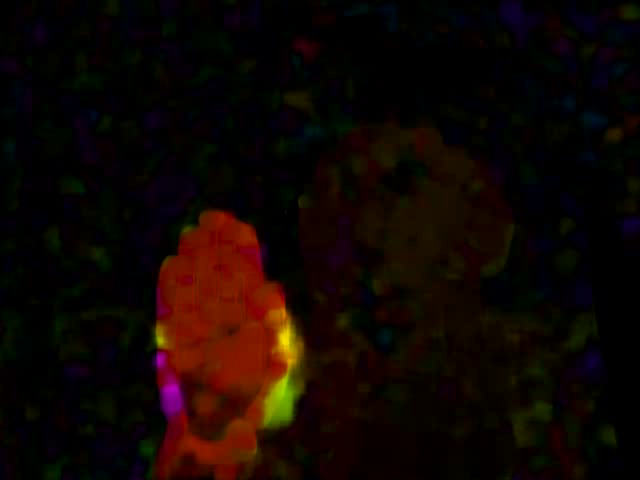
#> input picture frame 12 of Udemy/Python_CV_OpenCV&DL_JosePortilla/ObjectTracking/Tracking.mp4, 640 x 480 px, given in place of the camera
$ python OpticalFlow_2.py
#> lines starting #> are read from the running program, lines starting #| are printed output that depends on the picture
# -*- coding: utf-8 -*-
"""
Created on Fri Jan 25 21:55:19 2019

@author: Sagar
"""

import cv2
import numpy as np

# Capture the frame
cap = cv2.VideoCapture(0)
width = int(cap.get(cv2.CAP_PROP_FRAME_WIDTH))
height = int(cap.get(cv2.CAP_PROP_FRAME_HEIGHT))
count = int(cap.get(cv2.CAP_PROP_FRAME_COUNT))

ret, frame1 = cap.read()
#> frame1 is the input picture: shape (480, 640, 3); mean B, G, R 2.5, 6.1, 17

# Get gray scale image of first frame and make a mask in HSV color
prvsImg = cv2.cvtColor(frame1,cv2.COLOR_BGR2GRAY)
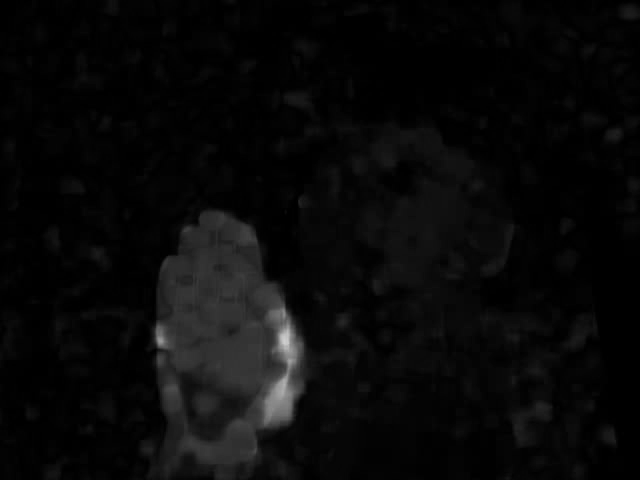
#> prvsImg: shape (480, 640); min 0, max 207, mean 9

hsv_mask = np.zeros_like(frame1)
hsv_mask[:,:,1] = 255

writer = cv2.VideoWriter('Tracking.mp4',cv2.VideoWriter_fourcc(*'DIVX'),20,(width,height))


while True:
    ret, frame2 = cap.read()
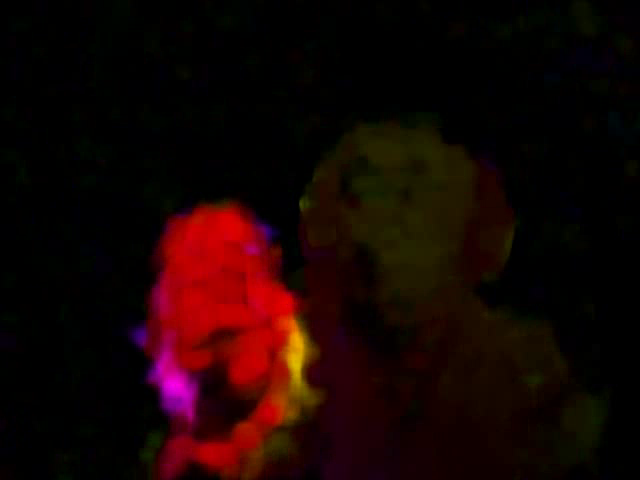
#> input picture frame 13 of Udemy/Python_CV_OpenCV&DL_JosePortilla/ObjectTracking/Tracking.mp4, 640 x 480 px, given in place of the camera
#> frame2 is the input picture: shape (480, 640, 3); mean B, G, R 2.4, 4.3, 23.6
    nextImg = cv2.cvtColor(frame2,cv2.COLOR_BGR2GRAY)
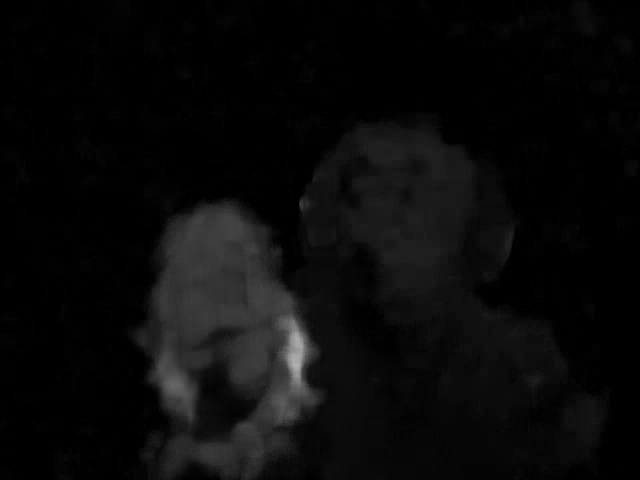
#> nextImg: shape (480, 640); min 0, max 176, mean 9.8

    # Check out the markdown text above for a break down of these paramters, most of these are just suggested defaults
    flow = cv2.calcOpticalFlowFarneback(prvsImg,nextImg, None, 0.5, 3, 15, 3, 5, 1.2, 0)


    # Color the channels based on the angle of travel
    # Pay close attention to your video, the path of the direction of flow will determine color!
    mag, ang = cv2.cartToPolar(flow[:,:,0], flow[:,:,1],angleInDegrees=True)
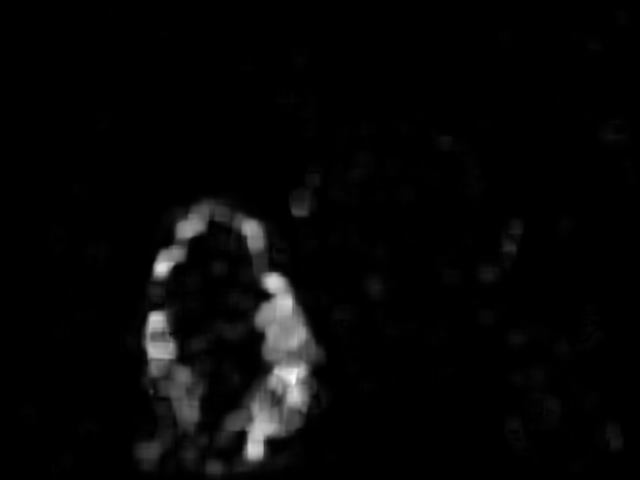
#> mag: shape (480, 640) float32; min 0, max 20.01, mean 0.6; drawn with min black and max white
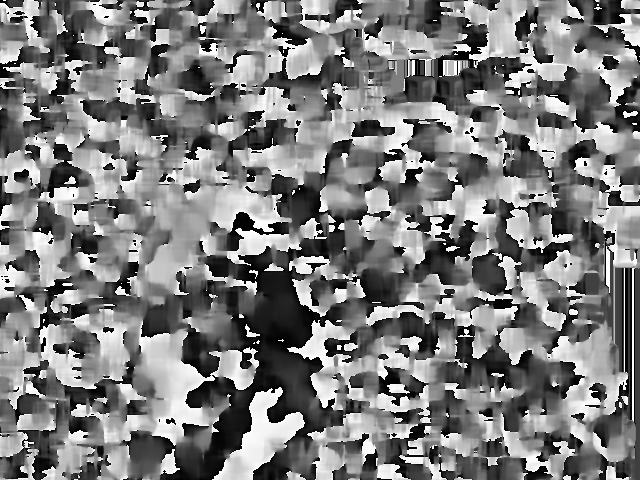
#> ang: shape (480, 640) float32; min 0, max 360, mean 176.8; drawn with min black and max white
    hsv_mask[:,:,0] = ang/2
    hsv_mask[:,:,2] = cv2.normalize(mag,None,0,255,cv2.NORM_MINMAX)
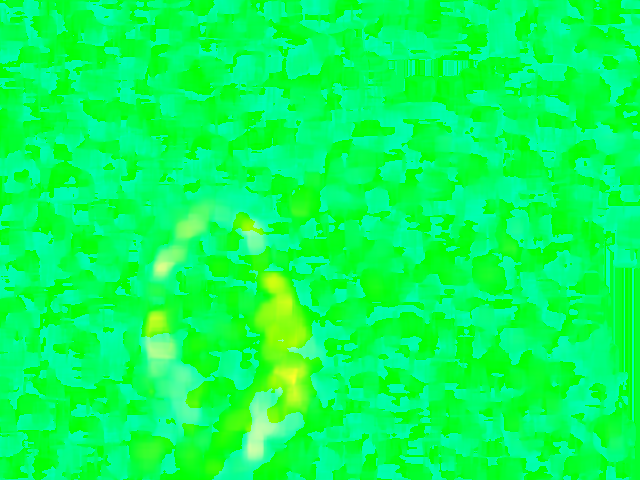
#> hsv_mask: shape (480, 640, 3); mean of channels 0, 1, 2 87.9, 255, 6.8; drawn as B, G, R

    # Convert back to BGR to show with imshow from cv
    bgr = cv2.cvtColor(hsv_mask,cv2.COLOR_HSV2BGR)
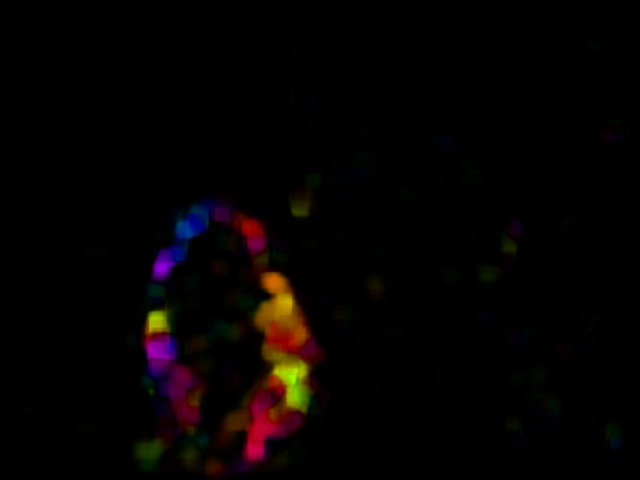
#> bgr: shape (480, 640, 3); mean B, G, R 1.9, 2.5, 5.5
    writer.write(bgr)
    cv2.imshow('frame2',bgr)

    k = cv2.waitKey(30) & 0xff
#> (key Esc is pressed here)
    if k == 27:
        break


    # Set the Previous image as the next iamge for the loop
    prvsImg = nextImg


cap.release()
writer.release()
cv2.destroyAllWindows()

$ run again, starting later in the video
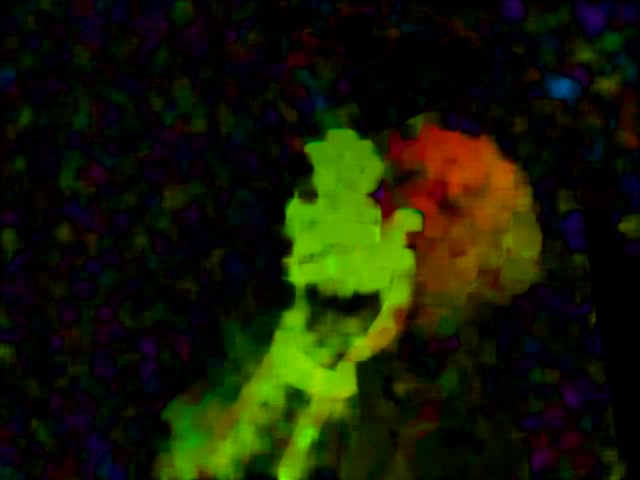
#> input picture frame 54 of Udemy/Python_CV_OpenCV&DL_JosePortilla/ObjectTracking/Tracking.mp4, 640 x 480 px, given in place of the camera
#> frame1 is the input picture: shape (480, 640, 3); mean B, G, R 3.9, 27.4, 22.2
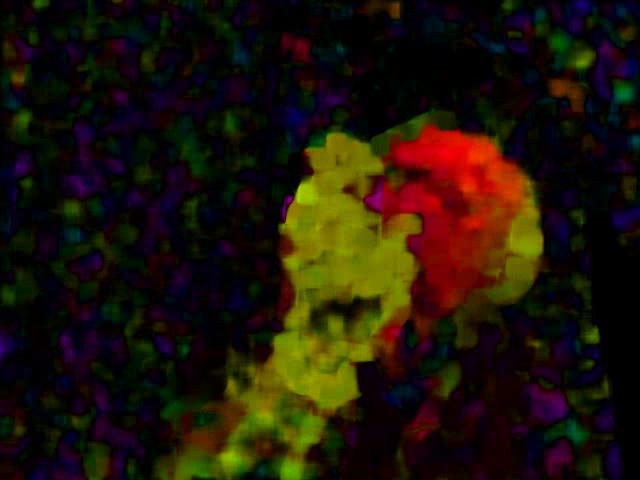
#> input picture frame 55 of Udemy/Python_CV_OpenCV&DL_JosePortilla/ObjectTracking/Tracking.mp4, 640 x 480 px, given in place of the camera
#> frame2 is the input picture: shape (480, 640, 3); mean B, G, R 7.2, 21.1, 31
#> `bgr = cv2.cvtColor(hsv_mask,cv2.COLOR_HSV2BGR)`:
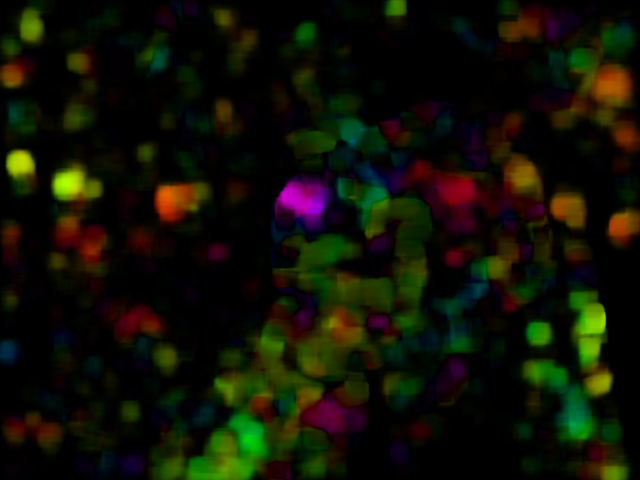
#> bgr: shape (480, 640, 3); mean B, G, R 4.1, 17.8, 16.6

$ run again, starting later in the video
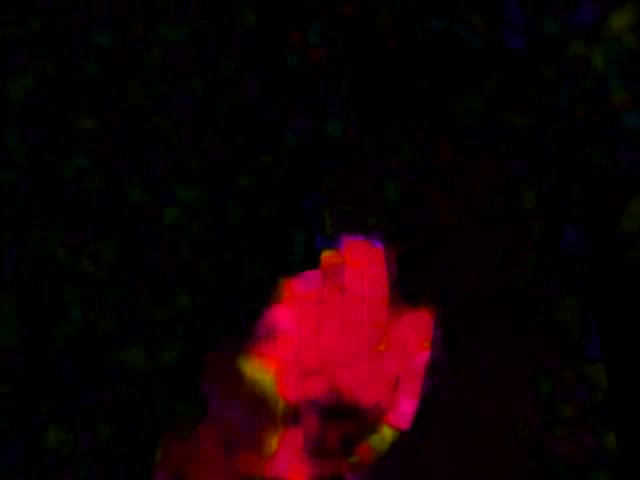
#> input picture frame 96 of Udemy/Python_CV_OpenCV&DL_JosePortilla/ObjectTracking/Tracking.mp4, 640 x 480 px, given in place of the camera
#> frame1 is the input picture: shape (480, 640, 3); mean B, G, R 4.6, 1.7, 20.1
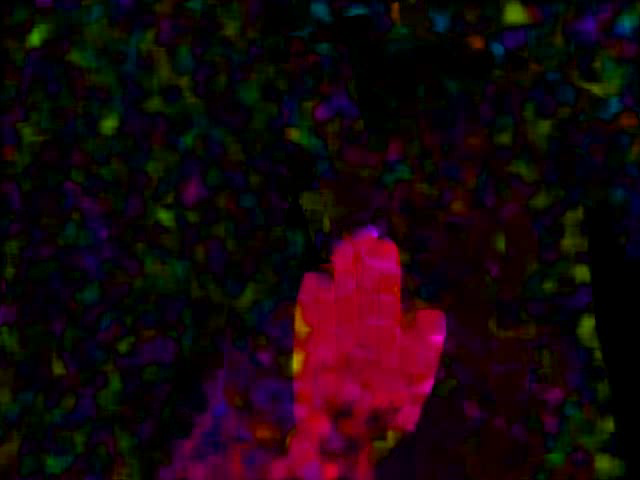
#> input picture frame 97 of Udemy/Python_CV_OpenCV&DL_JosePortilla/ObjectTracking/Tracking.mp4, 640 x 480 px, given in place of the camera
#> frame2 is the input picture: shape (480, 640, 3); mean B, G, R 11.9, 6.3, 23.5
#> `bgr = cv2.cvtColor(hsv_mask,cv2.COLOR_HSV2BGR)`:
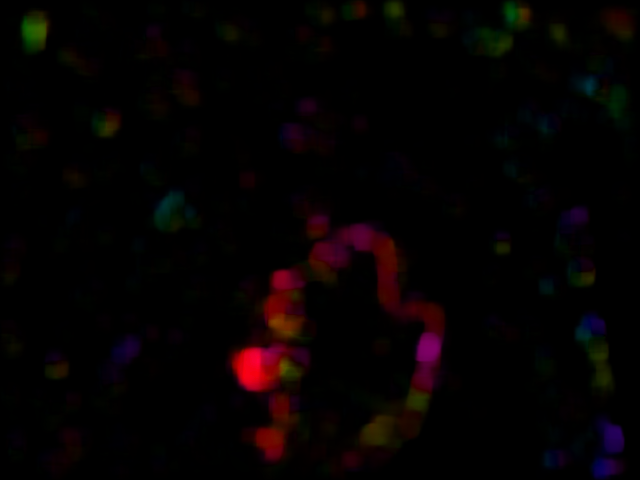
#> bgr: shape (480, 640, 3); mean B, G, R 1.9, 1.8, 5.7
